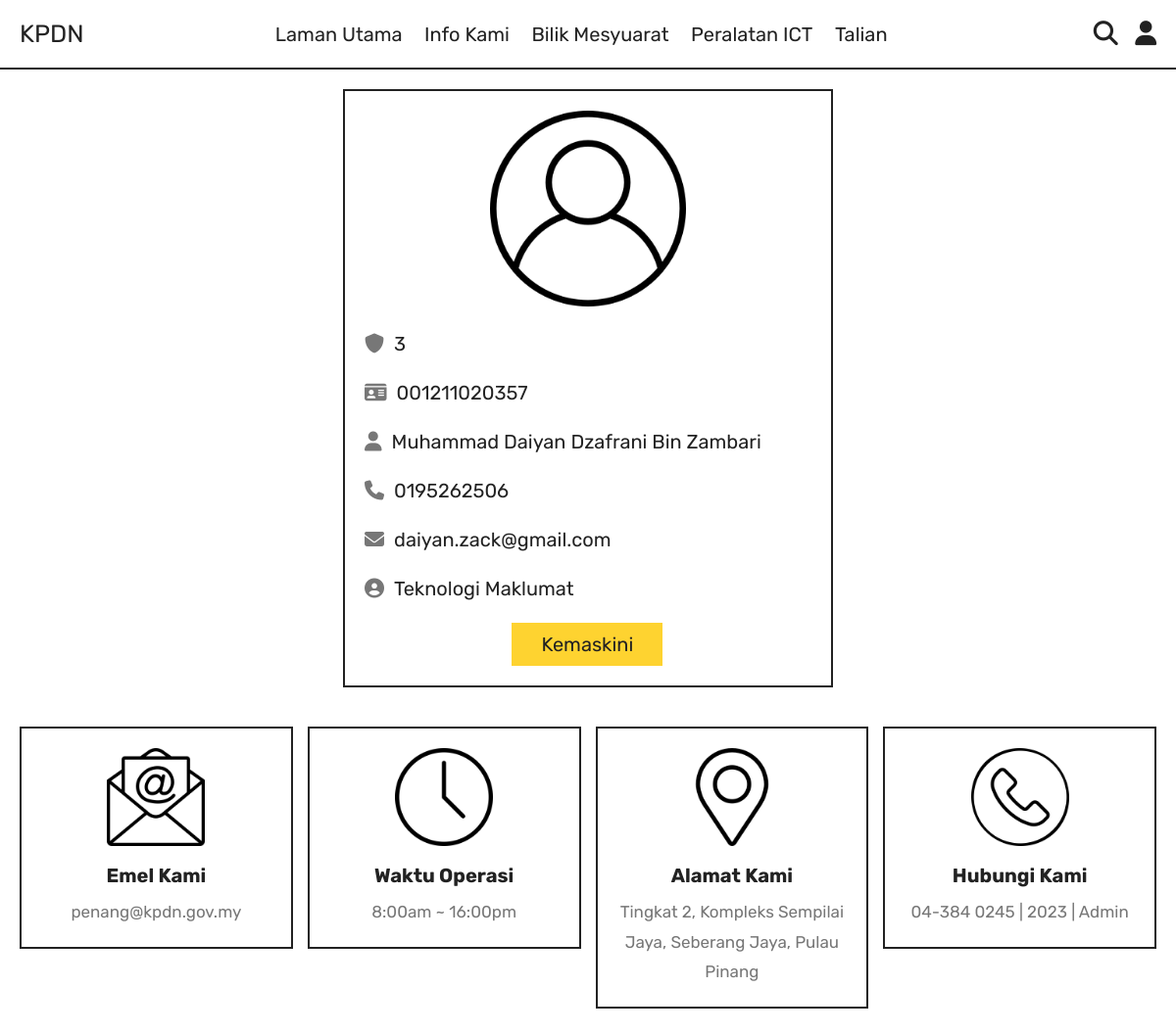
Screenshot of /profile.php (signed in) with the database file from the repository.
### tables this page shows
CREATE TABLE `users` (
  `id` int(100) NOT NULL,
  `ic` varchar(100) NOT NULL,
  `name` varchar(100) NOT NULL,
  `email` varchar(50) NOT NULL,
  `number` varchar(10) NOT NULL,
  `jawatan` varchar(100) NOT NULL,
  `password` varchar(50) NOT NULL
);

### profile.php (the view, shortened to what this page needs)
<?php
include 'components/logo.php';
include 'components/connect.php';
?>
<!DOCTYPE html>
<html lang="en">
<head>
   <link rel="stylesheet" href="https://cdnjs.cloudflare.com/ajax/libs/font-awesome/6.1.1/css/all.min.css">
   <link rel="stylesheet" href="css/style.css">
</head>
<body>
<?php include 'components/user_header.php'; ?>
<section class="user-details">
   <div class="user">
      <img src="images/user-icon.png" alt="">
      <p><i class="fa-solid fa-shield" title="Id"></i><span><span><?= $fetch_profile['id']; ?></span></span></p>
      <p><i class="fas fa-id-card" title="IC"></i><span><span><?= $fetch_profile['ic']; ?></span></span></p>
      <p><i class="fas fa-user" title="Nama"></i><span><span><?= $fetch_profile['name']; ?></span></span></p>
      <p><i class="fas fa-phone" title="Telefon"></i><span><?= $fetch_profile['number']; ?></span></p>
      <p><i class="fas fa-envelope" title="Emel"></i><span><?= $fetch_profile['email']; ?></span></p>
      <p><i class="fas fa-user-circle" title="Unit"></i><span><?= $fetch_profile['jawatan']; ?></span></p>
      <a href="update_profile.php" style="margin-left:33%" class="btn">Kemaskini</a>
   </div>
</section>
<?php include 'components/footer.php'; ?>
</body>
</html>

### components/logo.php (shortened to what this page needs)
<!DOCTYPE html>
    <head>
    </head>
</html>

### components/user_header.php (shortened to what this page needs)
<header class="header">
   <section class="flex">
      <a href="home.php" class="logo" title="Menu">KPDN</a>
      <nav class="navbar">
         <a href="home.php">Laman Utama</a>
         <a href="about.php">Info Kami</a>
         <a href="tempahan.php">Bilik Mesyuarat</a>
         <a href="pinjaman.php">Peralatan ICT</a>
         <a href="contact.php">Talian</a>
      </nav>
      <div class="icons">
         <a href="search.php"><i class="fas fa-search" title="Carian"></i></a></span></a>
         <div id="user-btn" class="fas fa-user" title="Profil"></div>
      </div>
         <?php
            $select_profile = $conn->prepare("SELECT * FROM `users` WHERE id = ?");
            $select_profile->execute([$user_id]);
            if($select_profile->rowCount() > 0){
               $fetch_profile = $select_profile->fetch(PDO::FETCH_ASSOC);
         ?>
         <?php
            }else{
         ?>
            <p class="name">Sila Log Masuk!</p>
            <a href="login.php" class="btn">Log Masuk</a>
         <?php
          }
         ?>
   </section>
</header>

### components/footer.php (shortened to what this page needs)
<footer class="footer">
   <section class="grid">
      <div class="box">
         <img src="images/email-icon.png" alt="">
         <h3>Emel Kami</h3>
         <a href="mailto:penang@kpdn.gov.my">penang@kpdn.gov.my</a>
      </div>
      <div class="box">
         <img src="images/clock-icon.png" alt="">
         <h3>Waktu Operasi</h3>
         <p>8:00am ~ 16:00pm</p>
      </div>
      <div class="box">
         <img src="images/map-icon.png" alt="">
         <h3>Alamat Kami</h3>
         <a href="#">Tingkat 2, Kompleks Sempilai Jaya, Seberang Jaya, Pulau Pinang</a>
      </div>
      <div class="box">
         <img src="images/phone-icon.png" alt="">
         <h3>Hubungi Kami</h3>
         <a href="tel: 04-384 0245>04-384 0245</a>
      </div>
   </section>
   <div class= "credit>04-384 0245 | <?= date('Y'); ?> | Admin</div>
</footer>

### css/style.css (style rules this page uses)
:root { --yellow:#fed330; --red:#e74c3c; --white:#fff; --black:#222; --light-color:#777; --border:.2rem solid var(--black); }
* { font-family: 'Rubik', sans-serif; margin:0; padding:0; box-sizing: border-box; outline: none; border: none; text-decoration: none; }
html { font-size: 62.5%; overflow-x: hidden; scroll-behavior: smooth; stop-opacity: 7rem; }
section { margin:0 auto; max-width: 1200px; padding:2rem; }
.btn, .delete-btn { margin-top: 1rem; display: inline-block; font-size: 2rem; padding:1rem 3rem; cursor: pointer; text-transform: capitalize; transition: .2s linear; }
.btn { background-color: var(--yellow); color:var(--black); }
.header { position: sticky; top:0; left:0; right:0; z-index: 1000; background-color: var(--white); border-bottom: var(--border); }
.header .flex { display: flex; align-items: center; justify-content: space-between; position: relative; }
.header .flex .logo { font-size: 2.5rem; color:var(--black); }
.header .flex .navbar a { font-size: 2rem; color:var(--black); margin:0 1rem; }
.header .flex .icons > * { margin-left: 1.5rem; font-size: 2.5rem; color:var(--black); cursor: pointer; }
.user-details .user { max-width: 50rem; margin:0 auto; border:var(--border); padding:2rem; }
.user-details .user img { width: 100%; height: 20rem; object-fit: contain; margin-bottom: 1rem; }
.user-details .user p { padding:1rem 0; line-height: 1.5; font-size: 2rem; }
.user-details .user p span { color:var(--black); }
.user-details .user p i { margin-right: 1rem; color:var(--light-color); }
.footer .grid { display: grid; grid-template-columns: repeat(auto-fit, minmax(27rem, 1fr)); gap:1.5rem; align-items: flex-start; }
.footer .grid .box { border:var(--border); padding:2rem; text-align: center; }
.footer .grid .box img { height: 10rem; width: 100%; object-fit: contain; margin-bottom: .5rem; }
.footer .grid .box h3 { margin:1rem 0; font-size: 2rem; color:var(--black); text-transform: capitalize; }
.footer .grid .box p, .footer .grid .box a { display: block; font-size: 1.7rem; color:var(--light-color); line-height: 1.8; }

### rows the page displays
users: id "3", ic "001211020357", name "Muhammad Daiyan Dzafrani Bin Zambari", number "0195262506", email "daiyan.zack@gmail.com", jawatan "Teknologi Maklumat"
